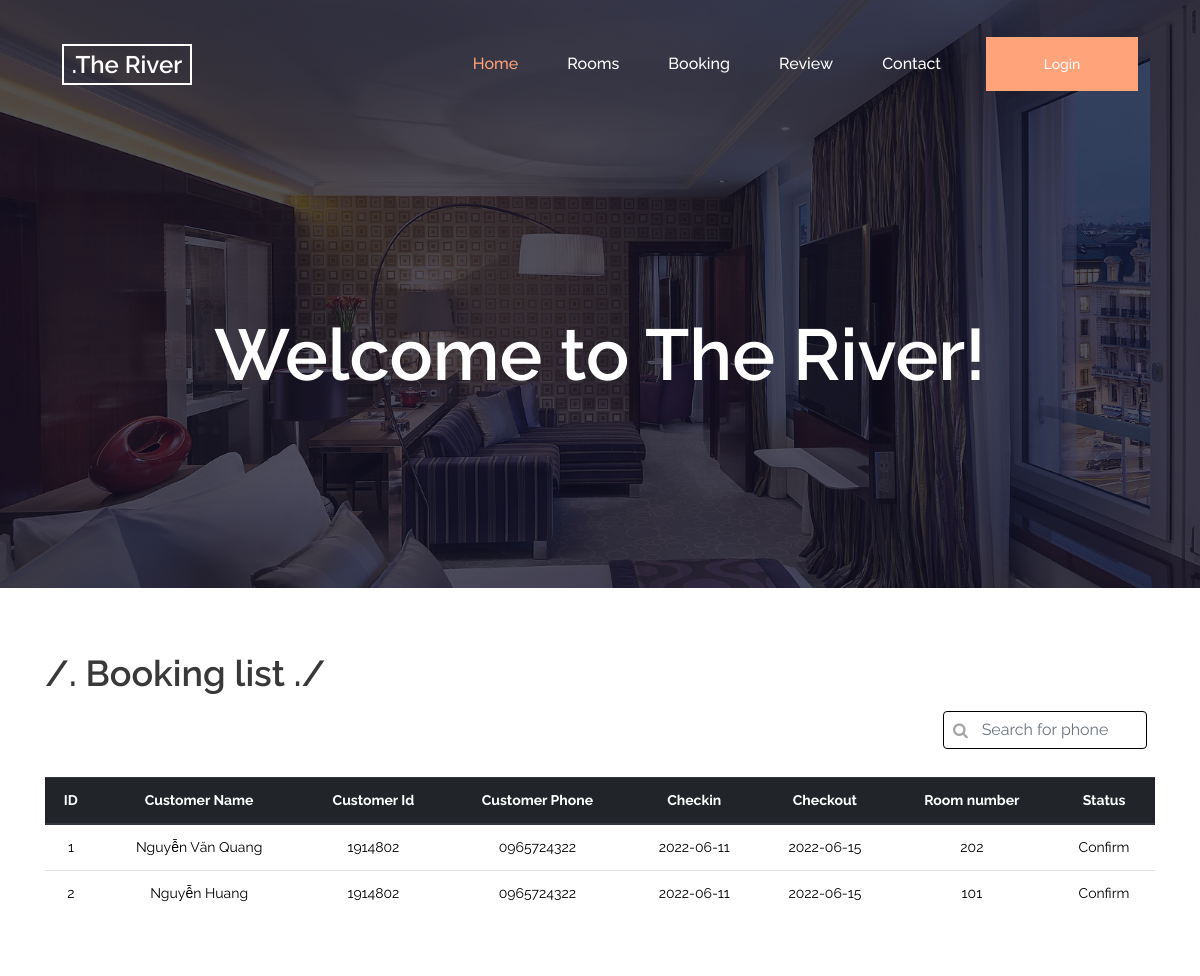
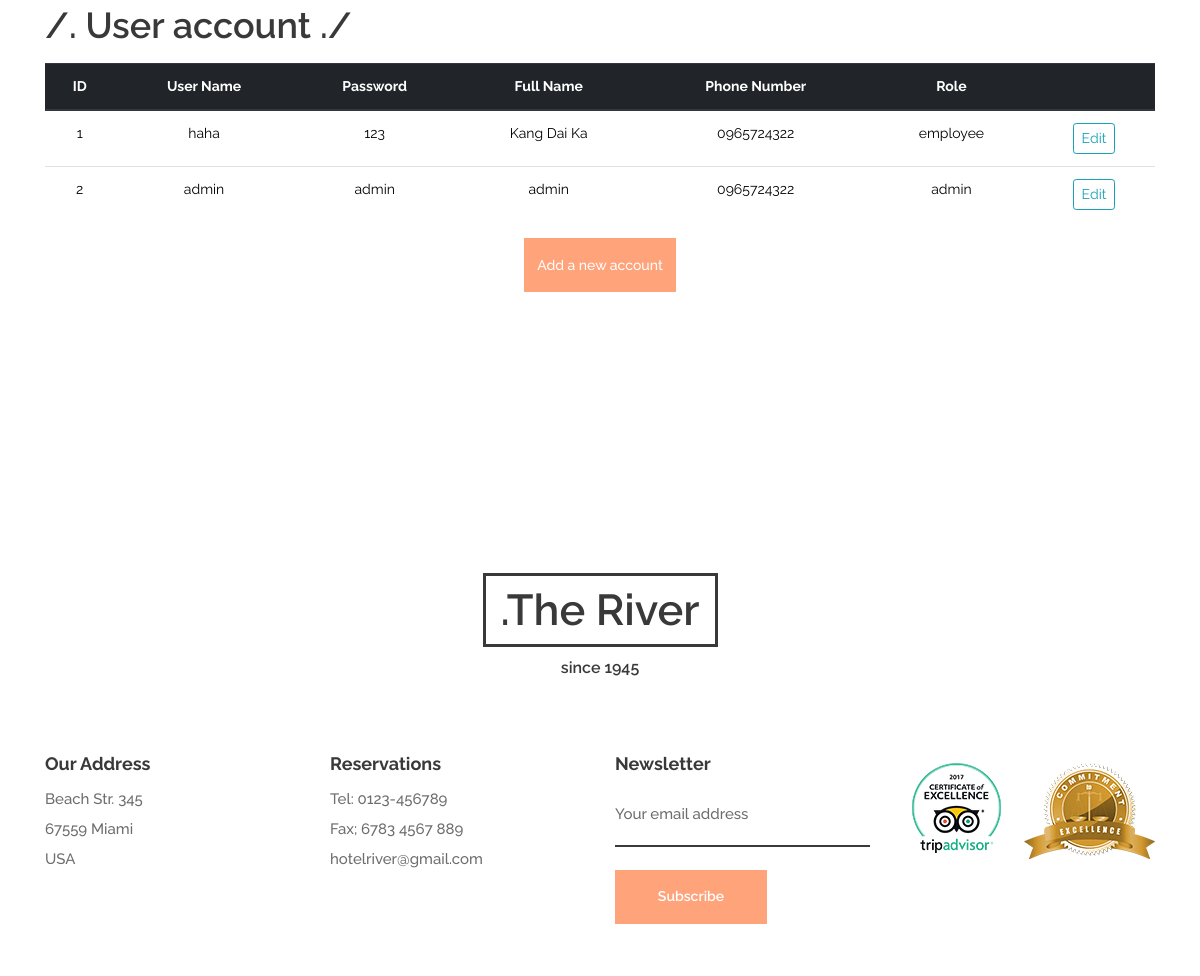
Screenshot of /Views/admin.php with the database file from the repository (2 pictures, top to bottom).
### tables this page shows
CREATE TABLE `confirmbooking` (
  `id` int(11) NOT NULL,
  `customer_name` varchar(50) NOT NULL,
  `customer_idCard` varchar(12) NOT NULL,
  `customer_phone` varchar(11) NOT NULL,
  `checkin_date` date NOT NULL,
  `checkout_date` date NOT NULL,
  `room_number` int(3) NOT NULL,
  `status` varchar(50) NOT NULL DEFAULT 'Confirm'
);

CREATE TABLE `users` (
  `ID` int(8) NOT NULL,
  `userName` varchar(32) NOT NULL,
  `password` varchar(32) NOT NULL,
  `fullName` varchar(100) NOT NULL,
  `PhoneNum` varchar(11) NOT NULL,
  `role` varchar(10) NOT NULL DEFAULT 'employee'
);

### Views/admin.php (the view, shortened to what this page needs)
<?php
    include_once '../Model/adminmodel.php';
    $res1 = mysqli_query($con, "SELECT * FROM confirmbooking");
    $res2 = mysqli_query($con, "SELECT * FROM users");
?>
<!DOCTYPE html>
<html lang="en">
<head>
<link rel="stylesheet" type="text/css" href="./styles/bootstrap-4.1.2/bootstrap.min.css">
<link href="./plugins/font-awesome-4.7.0/css/font-awesome.min.css" rel="stylesheet" type="text/css">
<link rel="stylesheet" type="text/css" href="./plugins/OwlCarousel2-2.3.4/owl.carousel.css">
<link rel="stylesheet" type="text/css" href="./plugins/OwlCarousel2-2.3.4/owl.theme.default.css">
<link rel="stylesheet" type="text/css" href="./plugins/OwlCarousel2-2.3.4/animate.css">
<link href="./plugins/jquery-datepicker/jquery-ui.css" rel="stylesheet" type="text/css">
<link rel="stylesheet" type="text/css" href="./styles/booking.css">
<link rel="stylesheet" type="text/css" href="./styles/booking_responsive.css">
<link rel="stylesheet" href="./styles/admin.css">
</head>
<body>
<div class="super_container">
    <?php include 'header2.php';?>
	<div class="home">
		<div class="background_image" style="background-image:url(../images/booking.jpg)"></div>
		<div class="home_container">
			<div class="container">
				<div class="row">
					<div class="col">
						<div class="home_content text-center">
							<div class="home_title">Welcome to The River!</div>
						</div>
					</div>
				</div>
			</div>
		</div>
    </div>
    <div class="container">
        <h2>/. Booking list ./</h2>
            <div class="form-inline">
                <i class="fa fa-search icon"> </i>
                <input type="text" class="form-control mb-2 mr-sm-2" name="search-phone" id="search-phone" onkeyup="show_search_result()" placeholder="Search for phone">
            </div>
        <table class="table table-hover" id="main-table">
            <thead class="thead-dark">
            <tr>
                <th>ID</th>
                <th>Customer Name</th>
                <th>Customer Id</th>
                <th>Customer Phone</th>
                <th>Checkin</th>
                <th>Checkout</th>
                <th>Room number</th>
                <th>Status</th>
            </tr>
            </thead>
            <tbody>
            <?php
            while ($res = mysqli_fetch_array($res1)){
            ?>
            <tr>
                <td><?php echo $res['id']; ?></td>
                <td><?php echo $res['customer_name']; ?></td>
                <td><?php echo $res['customer_idCard']; ?></td>
                <td><?php echo $res['customer_phone']; ?></td>
                <td><?php echo $res['checkin_date']; ?></td>
                <td><?php echo $res['checkout_date']; ?></td>
                <td><?php echo $res['room_number']; ?></td>
                <td><?php echo $res['status']; ?></td>
            </tr>
            <?php } ?>
            </tbody>
        </table>
        <h2>/. User account ./</h2>
        <table class="table table-hover">
            <thead class="thead-dark">
            <tr>
                <th>ID</th>
                <th>User Name</th>
                <th>Password</th>
                <th>Full Name</th>
                <th>Phone Number</th>
                <th>Role</th>
                <th></th>
            </tr>
            </thead>
            <tbody>
            <?php
            while ($res = mysqli_fetch_array($res2)){?>
            <tr>
                <td><?php echo $res['ID']; ?></td>
                <td><?php echo $res['userName']; ?></td>
                <td><?php echo $res['password']; ?></td>
                <td><?php echo $res['fullName']; ?></td>
                <td><?php echo $res['PhoneNum']; ?></td>
                <td><?php echo $res['role']; ?></td>
                <td>
                    <form action="edit_account_info.php" method="POST">
                        <button name="btnEdit" type="submit" class="btn btn-outline-info btn-sm">Edit</button>
                    </form>
                </td>
            </tr>
            <?php } ?>
            </tbody>
        </table>
        <button class="add_button btn-open">Add a new account</button>
    </div>
	<?php include 'footer.php'; ?>
</div>
</body>
</html>

### Views/header2.php (shortened to what this page needs)
<header class="header">
	<div class="header_content d-flex flex-row align-items-center justify-content-start">
		<div class="logo"><a href="#">.The River</a></div>
		<div class="ml-auto d-flex flex-row align-items-center justify-content-start">
			<nav class="main_nav">
				<ul class="d-flex flex-row align-items-start justify-content-start">
					<li class="active"><a href="index.php">Home</a></li>
					<li><a href="room.php">Rooms</a></li>
					<li><a href="booking.php">Booking</a></li>
					<li><a href="index.php#review">Review</a></li>
					<li><a href="#contact">Contact</a></li>
				</ul>
			</nav>
			<?php if (isset($_SESSION['userName'])) { ?>
				<div class="dropdown">
					<button class="book_button dropdown-toggle" type="button" id="dropdownMenuButton" data-toggle="dropdown" aria-haspopup="true" aria-expanded="false">
						<?php echo $_SESSION['userName'] ;?>
					</button>
					<div class="dropdown-menu" aria-labelledby="dropdownMenuButton">
						<?php if ($_SESSION['role'] == 'admin') echo
						'<a class="dropdown-item" id="admin-manager" href="../Views/admin.php">Admin Manager</a>'
						?>
						<?php if ($_SESSION['role'] == 'employee') echo
						'<a class="dropdown-item" id="booking" onclick="booking()" href="../Views/employee.php#bookingList">Booking List</a>
						<a class="dropdown-item" id="confirm" onclick="confirm()" href="../Views/employee.php#confirmBooking">Confirm Booking</a>'
						?>
						<?php if ($_SESSION['role'] == 'customer') echo
						'<a class="dropdown-item" id="my-booking" href="../Views/booking.php">My Booking</a>'
						?>
					</div>
				</div>
				<form action="" method="POST" >
						<button name="logoutBtn" class="book_button" type="submit">Log Out</button>
				</form>
			<?php } else { ?>
				<div class="book_button"><a href="login.php">Login</a></div>
			<?php } ?>
		</div>
	</div>
</header>

### Views/footer.php
<footer class="footer" style="margin-top: 200px;" id="contact">
	<div class="footer_content">
		<div class="container">
			<div class="row">
				<div class="col">
					<div class="footer_logo_container text-center">
						<div class="footer_logo">
							<a href="#"></a>
							<div>.The River</div>
							<div>since 1945</div>
						</div>
					</div>
				</div>
			</div>
			<div class="row footer_row">
				<div class="col-lg-3">
					<div class="footer_title">Our Address</div>
					<div class="footer_list">
						<ul>
							<li>Beach Str. 345</li>
							<li>67559 Miami</li>
							<li>USA</li>
						</ul>
					</div>
				</div>
				<div class="col-lg-3">
					<div class="footer_title">Reservations</div>
					<div class="footer_list">
						<ul>
							<li>Tel: 0123-456789</li>
							<li>Fax; 6783 4567 889</li>
							<li>hotelriver@gmail.com</li>
						</ul>
					</div>
				</div>
				<div class="col-lg-3">
					<div class="footer_title">Newsletter</div>
					<div class="newsletter_container">
						<form action="#" class="newsletter_form" id="newsletter_form">
							<input type="email" class="newsletter_input" placeholder="Your email address" required="required">
							<button class="newsletter_button">Subscribe</button>
						</form>
					</div>
				</div>
				<div class="col-lg-3">
					<div class="certificates d-flex flex-row align-items-start justify-content-lg-between justify-content-start flex-lg-nowrap flex-wrap">
						<div class="cert"><img src="images/cert_1.png" alt=""></div>
						<div class="cert"><img src="images/cert_2.png" alt=""></div>
					</div>
				</div>
			</div>
		</div>
	</div>
</footer>

### Views/styles/admin.css (style rules this page uses)
th, td { color: #000; text-align: center; }
h2 { margin-top: 4rem; margin-bottom: 1rem; }
.form-inline { float: right; margin-bottom: 20px; }
.form-inline i { position: absolute; }
.form-inline input { text-align: center; border: 1px solid #000000; }
.icon { font-size: 1rem; bottom: 19px; left: 10px; }
.add_button { display: block; width: 152px; height: 54px; background: #ffa37b; margin-left: auto; margin-right: auto; text-align: center; border: none; line-height: 54px; font-size: 14px; font-weight: 500; color: #ffffff; -webkit-transition: all 200ms ease; -moz-transition: all 200ms ease; -ms-transition: all 200ms ease; -o-transition: all 200ms ease; transition: all 200ms ease; }

### rows the page displays
confirmbooking: id "1", customer_name "Nguyễn Văn Quang", customer_idCard "1914802", customer_phone "0965724322", checkin_date "2022-06-11", checkout_date "2022-06-15", room_number "202", status "Confirm"
confirmbooking: id "2", customer_name "Nguyễn Huang", customer_idCard "1914802", customer_phone "0965724322", checkin_date "2022-06-11", checkout_date "2022-06-15", room_number "101", status "Confirm"
users: ID "1", userName "haha", password "123", fullName "Kang Dai Ka", PhoneNum "0965724322", role "employee"
users: ID "2", userName "admin", password "admin", fullName "admin", PhoneNum "0965724322", role "admin"
